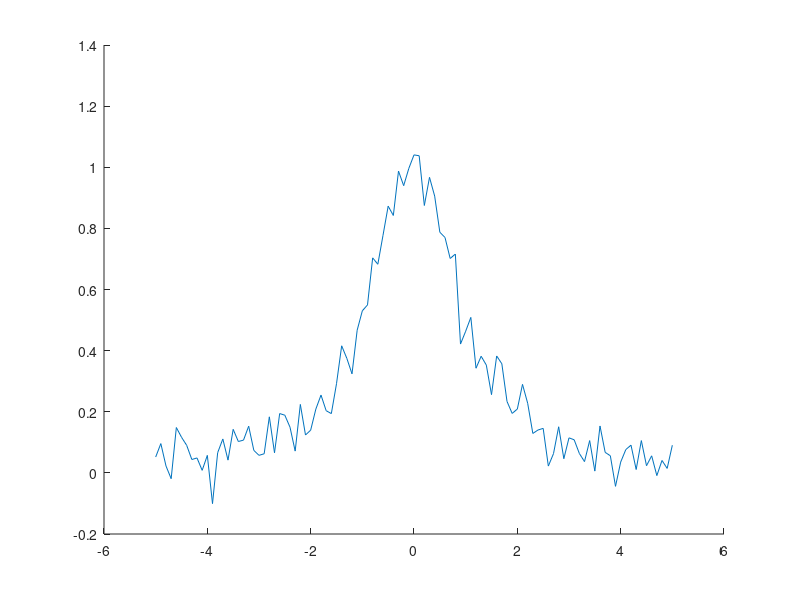

Here is the MATLAB script that generated this plot: (Note: this script raises an error after producing the figure.)
clear all;close all;hold on;
tmin=-5;tmax=5;pas=0.1;
t=[tmin:pas:tmax];n=length(t);
f0=(1+t.^2).^(-1);
f=f0+0.05*randn(1,n);
figure(1);
plot(t,f);
i=0;
figure(2);
for a=[0.1,4,7,9]
    i=i+1;
    c = conv(f,porte(t/a),'same');
    subplot(2,2,i);hold on;
    plot(t,f0,'k');
    plot(t,c,'r');
end


